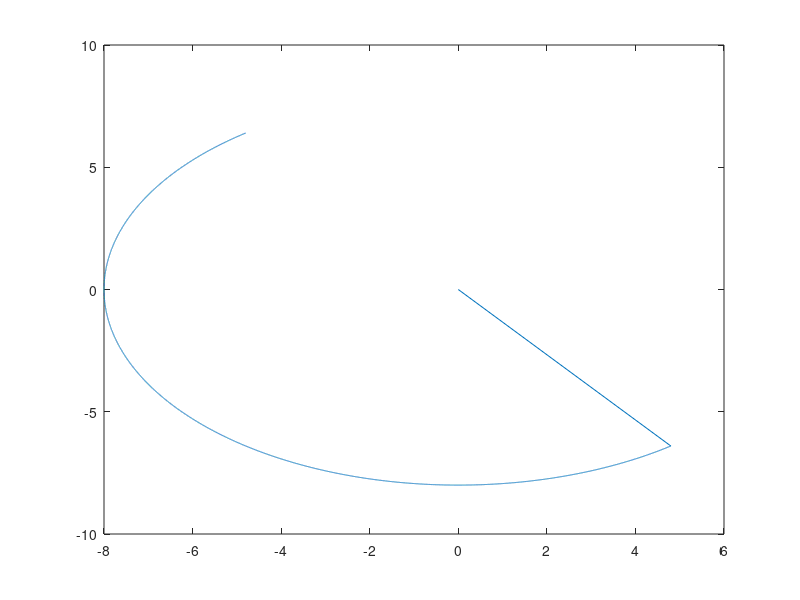

Reproduce this figure in MATLAB. (Note: this script raises an error after producing the figure.)

nowx = 0;   nowy = 0;   %현재위치
tarx = 40;   tary = 30; %목표위치


dx=(tarx-nowx);
dy=(tary-nowy);

vTarget = 4;

r = sqrt((dx)^2+(dy)^2)/2;
path_len = pi*r;
t0 = path_len/vTarget;
theta = atan((dy)/(dx));

t = (0:0.001:t0)';
vx = -2*r*sin(theta+t*pi/t0)*pi/t0;  vx(end+1:end+2000)=zeros(2000,1);
vy = 2*r*cos(theta+t*pi/t0)*pi/t0; vy(end+1:end+2000)=zeros(2000,1);

%이동후 멈추게 하려고 t0+2초 해줌 (2초동안 속도0)
t = (0:0.001:t0+2)';
plot(vx,vy)
tsec = seconds(t);

xvelinput = timetable(tsec,vx);
yvelinput = timetable(tsec,vy);

